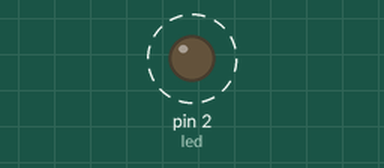
A sketch run on a simulated Arduino Uno, built with avr-gcc and run on an emulated ATmega328P. On the bench: output pins drawn as LEDs (lit = HIGH). Dashed ring = blinking. What the sketch prints to the serial monitor is not drawn.

Above: at 0.5 s.
Timing chart, 0 to 4.6 s (numbered marks = the images above):
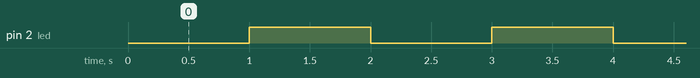

Measured:
- by itself, pin 2 (led): alternates HIGH for 1.0 s and LOW for 1.0 s

The sketch:

first_code.ino
```cpp
int led = 2;  // built-in LED.
// the setup function runs only once.
void setup() {
  Serial.begin(115200); //Set data rate in bits per second (baud) for serial data transmission.
  pinMode(led, OUTPUT);  //Initialize built-in LED as an output.
  digitalWrite(led,HIGH); //Setup led as OFF.
}

// the loop function runs over and over again forever
void loop() {
  digitalWrite(led, LOW);   // turn the LED on
  Serial.println("Built-in LED is ON"); //print on the serial monitor
  delay(1000);                       // wait for a second
  digitalWrite(led, HIGH);    // turn the LED off
  Serial.println("Built-in LED is OFF"); //print on the serial monitor
  delay(1000);                       // wait for a second
}
```
